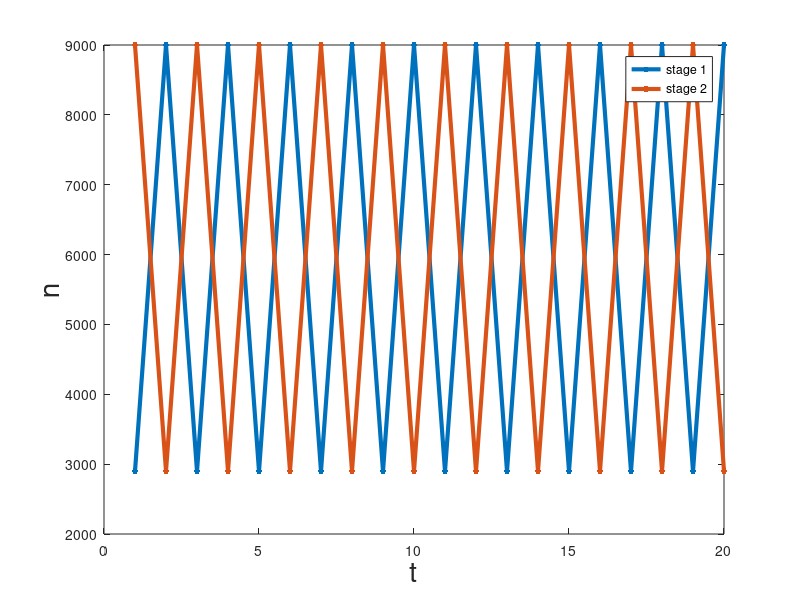

Here is the MATLAB script that generated this plot:
% Define projection matrix A
format long

f2=1;
p1=1;


A=[ 0    f2;
    p1   0 ]


disp(' -----------  A^2 -----------')

%Test for power-positivity.  n^2-2n+2 is crucial power.  For n=2, that's 2
A^2

 E=eig(A);
 absolute_eigenvalues = abs(E) 



%Initial population size in each class
n_zero=[2900;
        9000];
    
                
Tmax=20;
n_vs_t=zeros(2,Tmax);

n_vs_t(:,1)=n_zero ;

for t=2:Tmax;
   n_vs_t(:,t)=A*n_vs_t(:,t-1) ;    
end

figure
set(gca,'FontSize',20)
plot(1:Tmax,n_vs_t','.-','MarkerSize',14,'LineWidth',3)
xlabel('t','FontSize',20)
ylabel('n','FontSize',20)
legend('stage 1','stage 2')
    